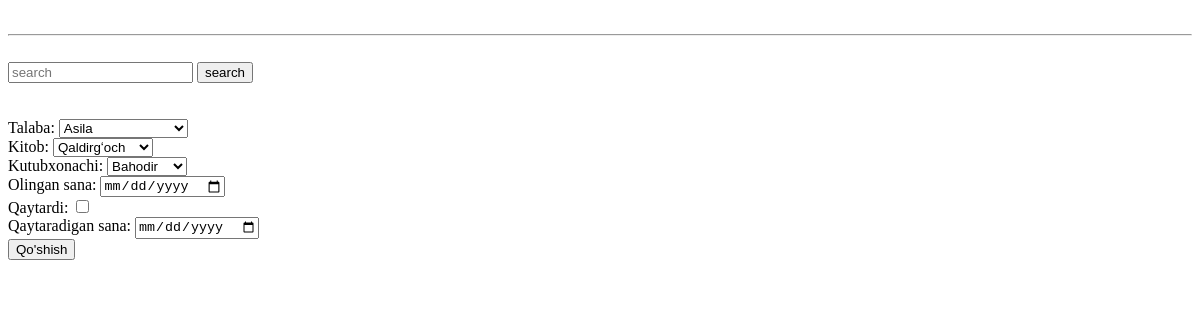
Before: /record/ with the older database file.
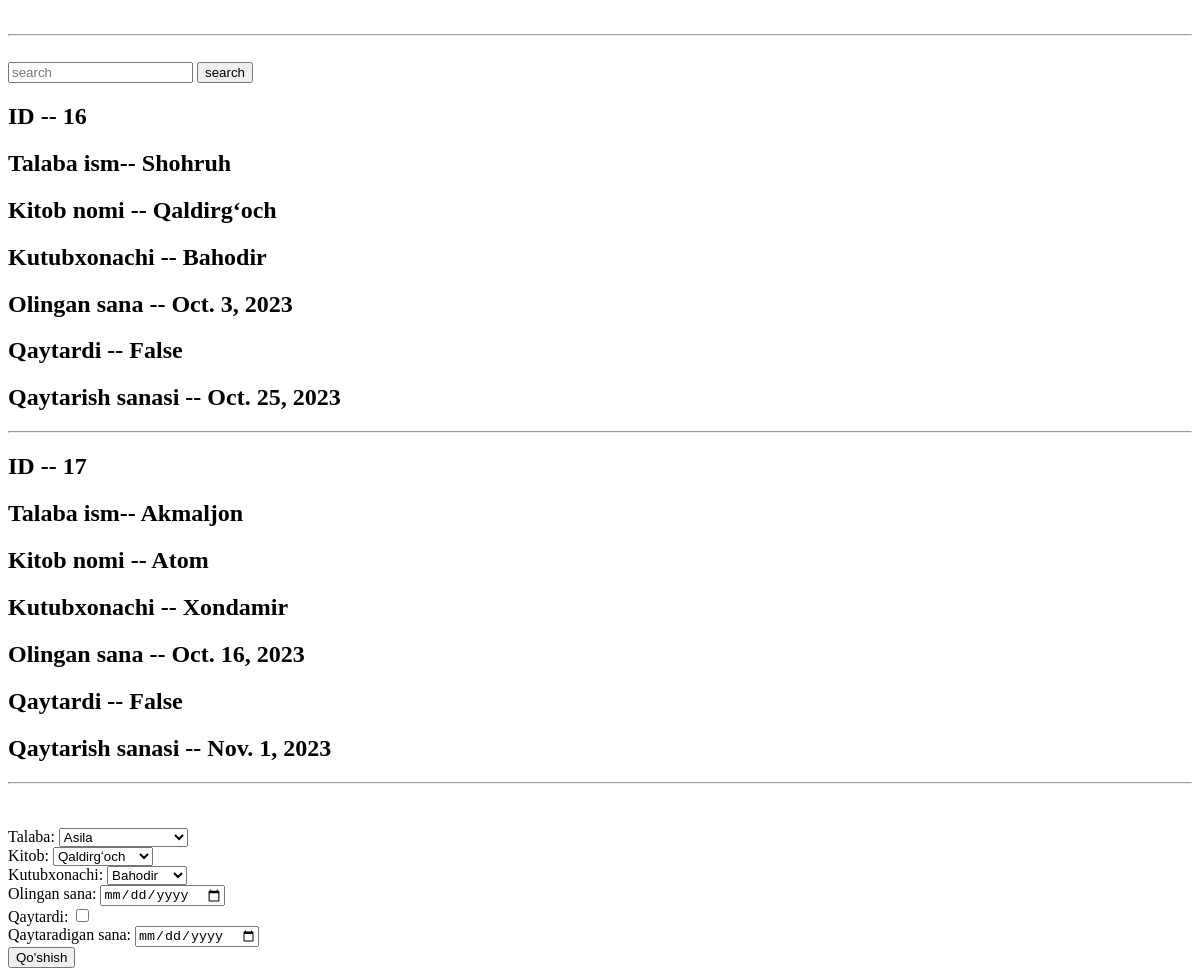
After: the same page with the newer database file.
### asosiy/models.py (models this page shows, shortened)
class Record(models.Model):
    talaba = models.ForeignKey(Talaba, on_delete=models.CASCADE)
    kitob = models.ForeignKey(Kitob, on_delete=models.CASCADE)
    kutubxonachi = models.ForeignKey(Kutubxonachi, on_delete=models.CASCADE)
    olingan_sana = models.DateField()
    qaytardi = models.BooleanField(default=False)
    qaytarish_sana = models.DateField()

class Talaba(models.Model):
    ism = models.CharField(max_length=255)
    kurs = models.PositiveSmallIntegerField()
    kitob_soni = models.PositiveSmallIntegerField()

class Kitob(models.Model):
    nom = models.CharField(max_length=255)
    janr = models.CharField(max_length=255)
    sahifa = models.PositiveSmallIntegerField()
    muallif = models.ForeignKey(Muallif, on_delete=models.CASCADE, related_name='kitoblari')

class Kutubxonachi(models.Model):
    ism = models.CharField(max_length=255)
    ish_vaqti = models.CharField(max_length=255, choices=TIMES)

### asosiy/views.py (the view, shortened to what this page needs)
# urls.py: path('record/', record),
def record(request):
    word = request.GET.get("search_word")
    result = Record.objects.all()
    if word:
        result = result.filter(talaba__ism=word)
    content = {
        "record": result,
        "talabalar": Talaba.objects.all(),
        "kitoblar": Kitob.objects.all(),
        "kutubxonachi": Kutubxonachi.objects.all()
    }
    return render(request, 'mashq_uchun/record.html', content)

### Templates/mashq_uchun/record.html (shortened to what this page needs)
<!DOCTYPE html>
<html lang="en">
<head>
</head>
<body>
<br>
<hr>
<br>
<form method="get">
    <input type="text" placeholder="search" name="search_word">
    <button>search</button>
</form>
{% for r in record %}
<div>
    <h2>ID -- {{r.id}}</h2>
    <h2>Talaba ism-- {{r.talaba.ism}}</h2>
    <h2>Kitob nomi -- {{r.kitob.nom}}</h2>
    <h2>Kutubxonachi -- {{r.kutubxonachi.ism}}</h2>
    <h2>Olingan sana -- {{r.olingan_sana}}</h2>
    <h2>Qaytardi -- {{r.qaytardi}}</h2>
    <h2>Qaytarish sanasi -- {{r.qaytarish_sana}}</h2>
</div>
<hr>
{% endfor %}
<br>
<br>
<form method="post">{% csrf_token %}
    <label for="talaba">Talaba: </label>
    <select name="talaba" id="talaba">
        {% for talaba in talabalar %}
        <option value="{{talaba.id}}">{{talaba.ism}}</option>
        {% endfor %}
    </select>
    <br>
    <label for="kitob">Kitob: </label>
    <select name="kitobs" id="kitob" style="min-width:100px;">
        {% for kitob in kitoblar %}
        <option value="{{kitob.id}}">{{kitob.nom}}</option>
        {% endfor %}
    </select>
    <br>
    <label for="k_xonachi">Kutubxonachi: </label>
    <select name="kutubxonachi" id="k_xonachi">
        {% for kutub_chi in kutubxonachi %}
        <option value="{{kutub_chi.id}}">{{kutub_chi.ism}}</option>
        {% endfor %}
    </select>
    <br>
    <label for="olingan_sana">Olingan sana: </label>
    <input type="date" name="olingan_sana" id="olingan_sana"><br>
    <label for="qaytardi">Qaytardi: </label>
    <input type="checkbox" name="qaytardi" id="qaytardi"><br>
    <label for="qaytarish_sana">Qaytaradigan sana: </label>
    <input type="date" name="qaytarish_sana" id="qaytarish_sana"><br>
    <button>Qo'shish</button>
</form>
</body>
</html>

Changed rows visible on the page:
added Record: id "16", talaba.ism "Shohruh", kitob.nom "Qaldirgʻoch", kutubxonachi.ism "Bahodir", olingan_sana "Oct. 3, 2023", qaytardi "False", qaytarish_sana "Oct. 25, 2023"
added Record: id "17", talaba.ism "Akmaljon", kitob.nom "Atom", kutubxonachi.ism "Xondamir", olingan_sana "Oct. 16, 2023", qaytardi "False", qaytarish_sana "Nov. 1, 2023"
